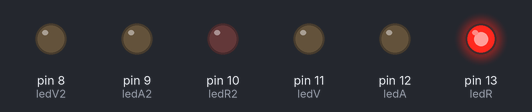
Recording of a program running on a simulated Arduino Uno, built with avr-gcc and run on an emulated ATmega328P. Parts: output pins drawn as LEDs (lit = HIGH).

Above: at 0.1 s.
At 10.1 s:
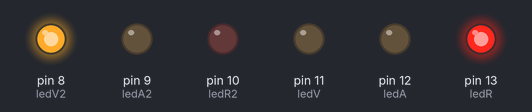
At 28.1 s:
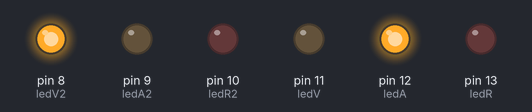
At 30.1 s:
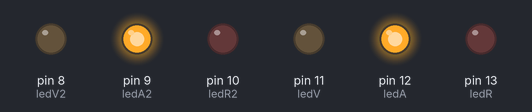
At 35.1 s:
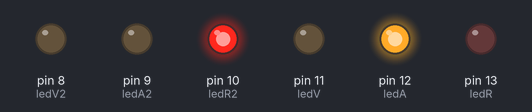
Timing chart, 0 to 36.6 s (numbered marks = the images above):
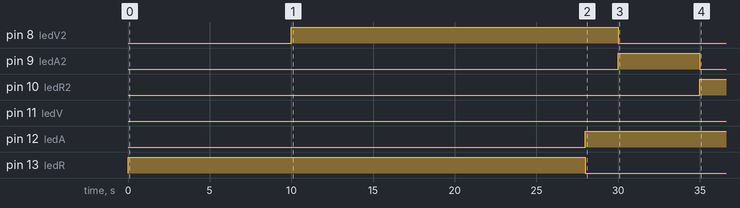

The program:

main.cpp
```cpp
#include <Arduino.h>


int ledR=13;
int ledA=12;
int ledV=11;
int ledR2=10;
int ledA2=9;
int ledV2=8;
void Frojo();
void Famarillo();
void Fverde();
void Frojo2();
void Famarillo2();
void Fverde2();
void Fcruse();

void setup() {
  pinMode(ledR,OUTPUT);
  pinMode(ledA,OUTPUT);
  pinMode(ledV,OUTPUT);
  pinMode(ledR2,OUTPUT);
  pinMode(ledA2,OUTPUT);
  pinMode(ledV2,OUTPUT);
}

void loop() {
  Fcruse();
}

void Fcruse(){
Frojo();
Fverde2();
delay(10000);
Famarillo();
Famarillo2();
delay(3000);
Frojo2();
Fverde();
delay(10000);
Famarillo();
Famarillo2();
delay(3000);

}
void Frojo(){
  digitalWrite(ledR,HIGH);
   digitalWrite(ledA,LOW);
   digitalWrite(ledV,LOW);
   delay(10000);
}
void Famarillo(){
   digitalWrite(ledR,LOW);
   digitalWrite(ledA,HIGH);
   digitalWrite(ledV,LOW);
   delay(2000);
}
void Fverde(){
   digitalWrite(ledR,LOW);
   digitalWrite(ledA,LOW);
   digitalWrite(ledV,HIGH);
   delay(8000);
}
void Frojo2(){
  digitalWrite(ledR2,HIGH);
   digitalWrite(ledA2,LOW);
   digitalWrite(ledV2,LOW);
   delay(10000);
}
void Famarillo2(){
   digitalWrite(ledR2,LOW);
   digitalWrite(ledA2,HIGH);
   digitalWrite(ledV2,LOW);
   delay(2000);
}
void Fverde2(){
   digitalWrite(ledR2,LOW);
   digitalWrite(ledA2,LOW);
   digitalWrite(ledV2,HIGH);
   delay(8000);
}
```

Measured:
- by itself, pin 8 (ledV2): LOW → HIGH at 10.0 s, → LOW 20.0 s later
- by itself, pin 9 (ledA2): LOW → HIGH at 30.0 s, → LOW 5.0 s later
- by itself, pin 10 (ledR2): LOW → HIGH at 35.0 s
- by itself, pin 12 (ledA): LOW → HIGH at 28.0 s
- by itself, pin 13 (ledR): LOW → HIGH at 0.00 s, → LOW 28.0 s later
